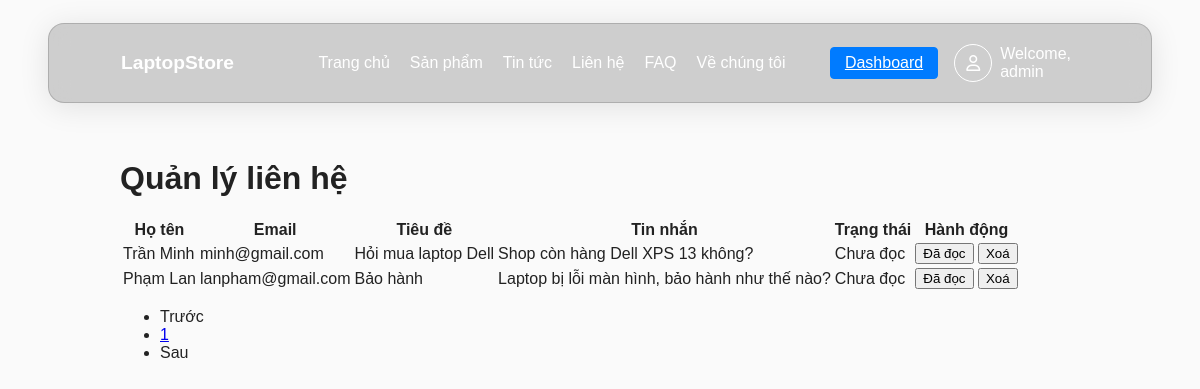
The page /public/index.php?page=admin_contacts (signed in) on the database its author committed.
### tables this page shows
CREATE TABLE contacts (
    id INT AUTO_INCREMENT PRIMARY KEY,
    name VARCHAR(100),
    email VARCHAR(100),
    subject VARCHAR(150),
    message TEXT,
    status ENUM('unread','read','replied') DEFAULT 'unread',
    created_at DATETIME DEFAULT CURRENT_TIMESTAMP
);

### app/controllers/AdminController.php (called while the page is built, shortened)
<?php
class AdminController
{
    public function contacts()
    {
        $db = (new Database())->getConnection();
        $limit = 10;
        $page = isset($_GET['p']) ? (int)$_GET['p'] : 1;
        $offset = ($page - 1) * $limit;
        $stmt = $db->prepare("SELECT * FROM contacts ORDER BY created_at DESC LIMIT ? OFFSET ?");
        $stmt->bind_param("ii", $limit, $offset);
        $stmt->execute();
        $contacts = $stmt->get_result()->fetch_all(MYSQLI_ASSOC);
        $total = $db->query("SELECT COUNT(*) AS total FROM contacts")->fetch_assoc()['total'];
        $totalPages = ceil($total / $limit);
        include "../app/views/layouts/header.php";
        include "../app/views/admin/contacts.php";
    }
}

### public/index.php (called while the page is built, shortened)
<?php
$router = new Router();
$router->handle();

### app/views/admin/contacts.php (the view, shortened to what this page needs)
<link href="https://cdn.jsdelivr.net/npm/@tabler/core@1.0.0-beta19/dist/css/tabler.min.css" rel="stylesheet" />
<div class="contact-manage-wrap">
  <h1>Quản lý liên hệ</h1>
  <table class="table table-striped" id="contactsTable">
    <thead>
      <tr>
        <th class="w-20">Họ tên</th>
        <th class="w-10">Email</th>
        <th class="w-20">Tiêu đề</th>
        <th class="w-30">Tin nhắn</th>
        <th class="w-8">Trạng thái</th>
        <th class="w-8">Hành động</th>
      </tr>
    </thead>
    <tbody>
      <?php foreach ($contacts as $c): ?>
        <?php
        $isRead = ($c['status'] === 'read');
        ?>
        <tr data-id="<?= $c['id'] ?>">
          <td><?= htmlspecialchars($c['name']) ?></td>
          <td class="email"><?= htmlspecialchars($c['email']) ?></td>
          <td><?= htmlspecialchars($c['subject']) ?></td>
          <td><?= htmlspecialchars($c['message']) ?></td>
          <td class="status-cell">
            <?php if ($isRead): ?>
              <span class="badge bg-success">Đã đọc</span>
            <?php else: ?>
              <span class="badge bg-warning">Chưa đọc</span>
            <?php endif; ?>
          </td>
          <td>
            <button
              class="btn btn-sm btn-primary mark-read"
              <?= $isRead ? 'disabled' : '' ?>>
              Đã đọc
            </button>
            <button class="btn btn-sm btn-danger delete-contact">Xoá</button>
          </td>
        </tr>
      <?php endforeach; ?>
    </tbody>
  </table>
  <div class="d-flex justify-content-center mt-4">
    <ul class="pagination">
      <?php if ($page > 1): ?>
        <li class="page-item">
          <a class="page-link" href="/laptop_store/public/index.php?page=admin_contacts&p=<?= $page - 1 ?>">
            <i class="ti ti-chevron-left"></i>
            Trước
          </a>
        </li>
      <?php else: ?>
        <li class="page-item disabled">
          <span class="page-link">
            Trước
          </span>
        </li>
      <?php endif; ?>
      <?php for ($i = 1; $i <= $totalPages; $i++): ?>
        <li class="page-item <?= $i == $page ? 'active' : '' ?>">
          <a class="page-link" href="/laptop_store/public/index.php?page=admin_contacts&p=<?= $i ?>">
            <?= $i ?>
          </a>
        </li>
      <?php endfor; ?>
      <?php if ($page < $totalPages): ?>
        <li class="page-item">
          <a class="page-link" href="/laptop_store/public/index.php?page=admin_contacts&p=<?= $page + 1 ?>">
            Sau
            <i class="ti ti-chevron-right"></i>
          </a>
        </li>
      <?php else: ?>
        <li class="page-item disabled">
          <span class="page-link">
            Sau
          </span>
        </li>
      <?php endif; ?>
    </ul>
  </div>
</div>

### public/css/style.css (style rules this page uses)
body { margin: 0; font-family: Arial, sans-serif; color: #222; background-color: #FAFAFA; }

### public/css/contactAdmin.css (style rules this page uses)
.contact-manage-wrap { max-width: 80%; margin: 0px auto; margin-top: 160px; }
table td, table th { word-break: break-word; overflow-wrap: anywhere; }

### rows shown on the page
contacts: name "Trần Minh", email "minh@gmail.com", subject "Hỏi mua laptop Dell", message "Shop còn hàng Dell XPS 13 không?", status "Chưa đọc"
contacts: name "Phạm Lan", email "lanpham@gmail.com", subject "Bảo hành", message "Laptop bị lỗi màn hình, bảo hành như thế nào?", status "Chưa đọc"

### other values the page prints
$user['username'] "admin"
